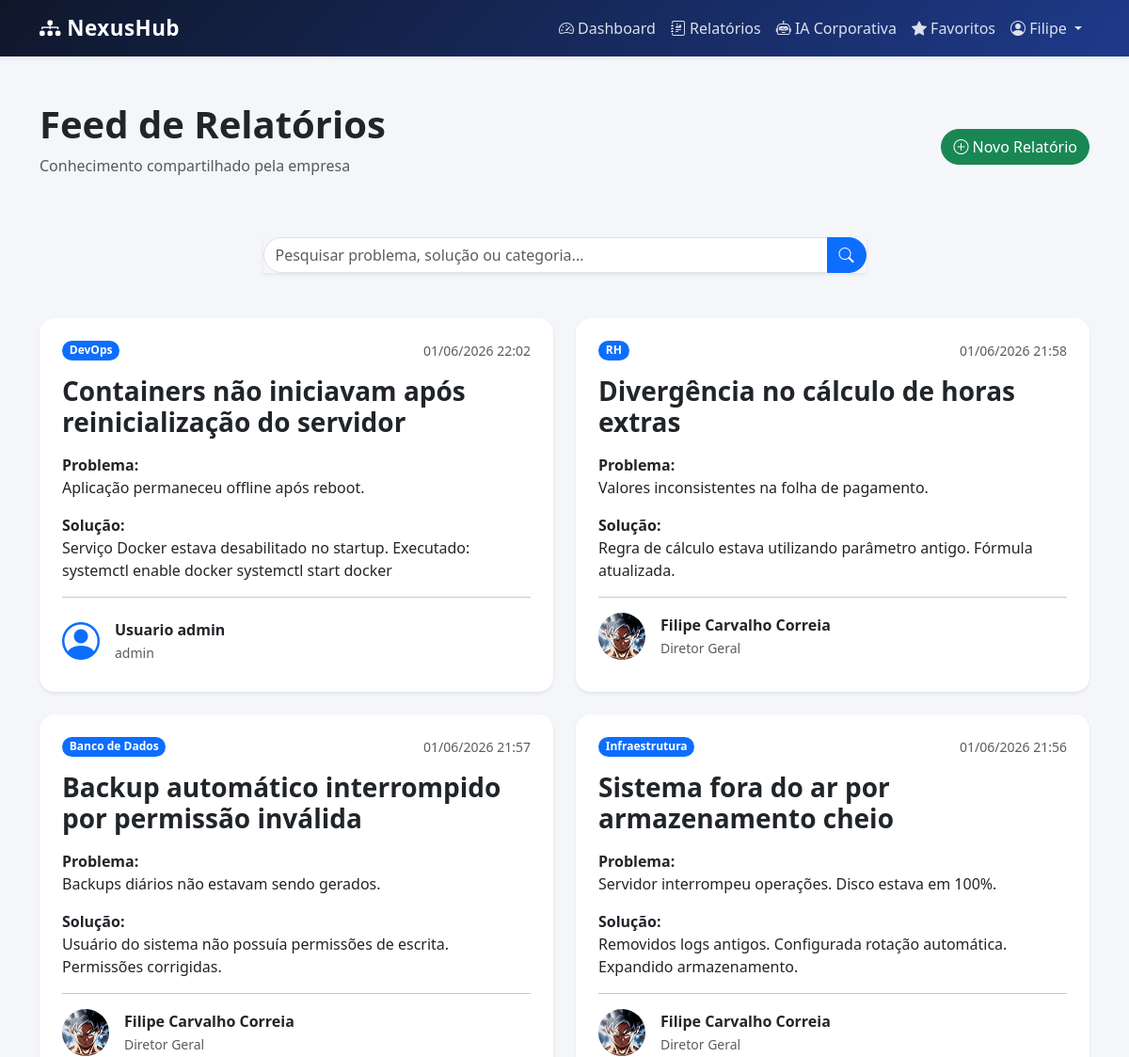
/relatorios/ (signed in, upper part), run on an earlier commit of the app's database.
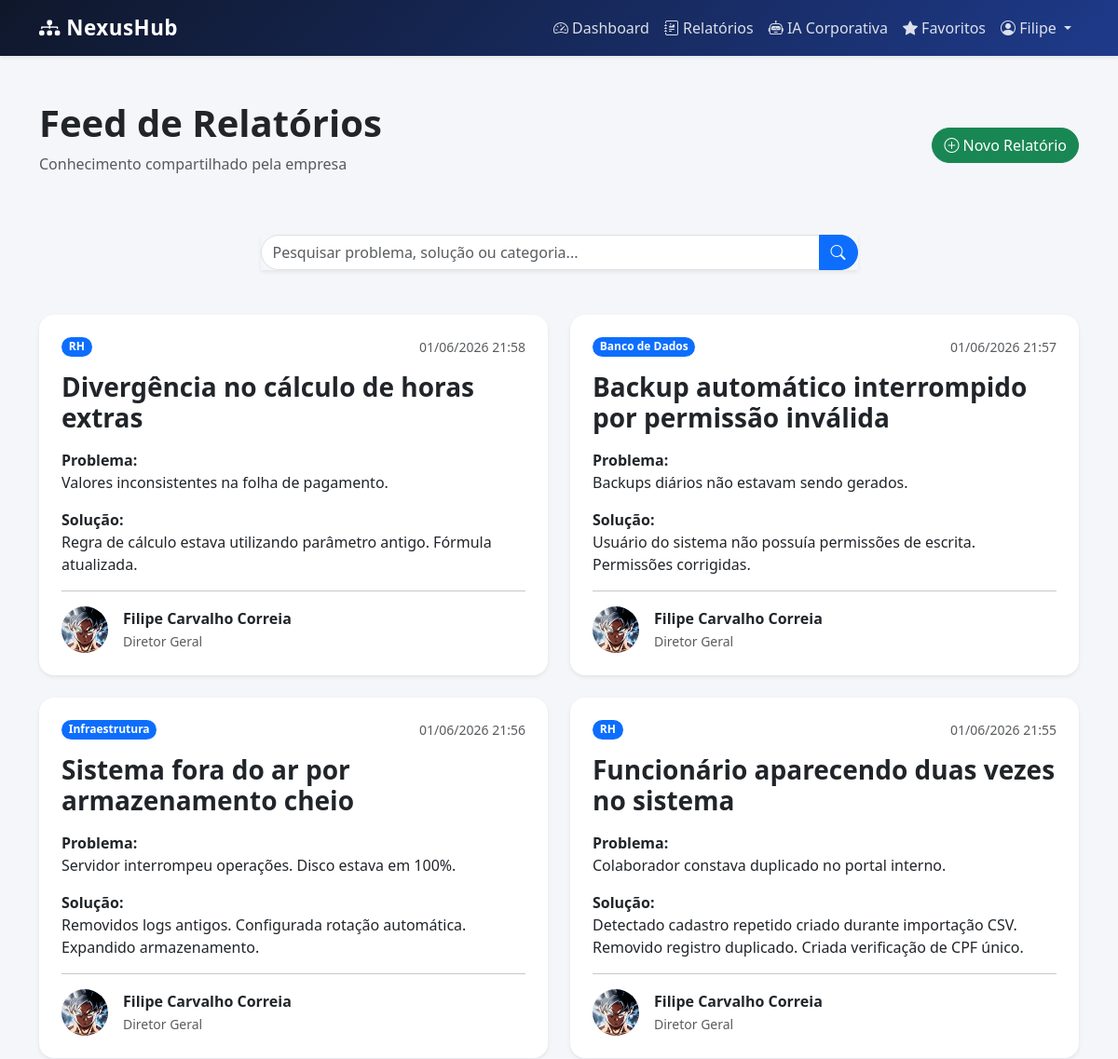
And on a later commit of the database.
### relatorios/models.py (models this page shows, shortened)
class Relatorio(models.Model):
    STATUS = [
        ('Aberto', 'Aberto'),
        ('Em andamento', 'Em andamento'),
        ('Resolvido', 'Resolvido')
    ]
    PRIORIDADE = [
        ('Baixa', 'Baixa'),
        ('Média', 'Média'),
        ('Alta', 'Alta'),
        ('Crítica', 'Crítica')
    ]
    autor = models.ForeignKey(
        Funcionario,
        on_delete=models.SET_NULL,
        null=True,
        blank=True
    )
    titulo = models.CharField(
        max_length=200
    )
    categoria = models.CharField(
        max_length=100
    )
    problema = models.TextField()
    solucao = models.TextField()
    resultado_final = models.TextField(
        blank=True,
        null=True
    )
    observacoes = models.TextField(
        blank=True,
        null=True
    )
    palavras_chave = models.CharField(
        max_length=300,
        blank=True,
        null=True
    )
    prioridade = models.CharField(
        max_length=20,
        blank=True,
        null=True
    )
    status = models.CharField(
        max_length=20,
        blank=True,
        null=True
    )
    tags = models.ManyToManyField(
        'Tag',
        blank=True
    )
    imagem = models.ImageField(
        upload_to='relatorios/',
        blank=True,
        null=True
    )
    criado_em = models.DateTimeField(
        auto_now_add=True
    )

### funcionarios/models.py (models this page shows, shortened)
class Funcionario(models.Model):
    usuario = models.OneToOneField(
        User,
        on_delete=models.CASCADE
    )
    ativo = models.BooleanField(
        default=True
    )
    cargo = models.CharField(
        max_length=100
    )
    funcao = models.TextField()
    telefone = models.CharField(
        max_length=20,
        blank=True
    )
    data_nascimento = models.DateField(
        null=True,
        blank=True
    )
    foto = models.ImageField(
        upload_to='funcionarios/',
        blank=True,
        null=True
    )
    setor = models.ForeignKey(
        Setor,
        on_delete=models.CASCADE
    )
    superior = models.ForeignKey(
        'self',
        on_delete=models.SET_NULL,
        null=True,
        blank=True
    )

### relatorios/views.py (the view)
@login_required
def feed_relatorios(request):
    busca = request.GET.get(
        'busca',
        ''
    )
    relatorios = Relatorio.objects.select_related(
        'autor',
        'autor__usuario'
    ).prefetch_related(
        'tags'
    )
    if busca:
        palavras = busca.split()
        sinonimos = {
            'nota': ['nf', 'nfe', 'nota fiscal'],
            'erro': ['falha', 'problema'],
            'login': ['acesso', 'senha'],
            'certificado': ['a1', 'a3', 'token']
        }
        consulta = Q()
        relevancia = Value(
            0,
            output_field=IntegerField()
        )
        for palavra in palavras:
            termos = [palavra]
            if palavra.lower() in sinonimos:
                termos.extend(
                    sinonimos[
                        palavra.lower()
                    ]
                )
            for termo in termos:
                consulta |= Q(
                    titulo__icontains=termo
                )
                consulta |= Q(
                    categoria__icontains=termo
                )
                consulta |= Q(
                    problema__icontains=termo
                )
                consulta |= Q(
                    solucao__icontains=termo
                )
                consulta |= Q(
                    palavras_chave__icontains=termo
                )
                consulta |= Q(
                    tags__nome__icontains=termo
                )
                consulta |= Q(
                    autor__usuario__first_name__icontains=termo
                )
                relevancia += Case(
                    When(
                        titulo__icontains=termo,
                        then=Value(5)
                    ),
                    When(
                        tags__nome__icontains=termo,
                        then=Value(4)
                    ),
                    When(
                        palavras_chave__icontains=termo,
                        then=Value(4)
                    ),
                    When(
                        categoria__icontains=termo,
                        then=Value(3)
                    ),
                    When(
                        problema__icontains=termo,
                        then=Value(2)
                    ),
                    When(
                        solucao__icontains=termo,
                        then=Value(1)
                    ),
                    default=Value(0),
                    output_field=IntegerField()
                )
        relatorios = (
            relatorios
            .filter(
                consulta
            )
            .annotate(
                score=relevancia
            )
            .distinct()
            .order_by(
                '-score',
                '-criado_em'
            )
        )
    else:
        relatorios = relatorios.order_by(
            '-criado_em'
        )
    return render(
        request,
        'relatorios/feed_relatorios.html',
        {
            'relatorios': relatorios,
            'busca': busca
        }
    )

### templates/relatorios/feed_relatorios.html (shortened to what this page needs)
{% extends 'base.html' %}
{% block content %}
<div class="container py-5">
    <div class="d-flex justify-content-between align-items-center mb-5">
        <div>
            <h1 class="fw-bold">
                Feed de Relatórios
            </h1>
            <p class="text-muted">
                Conhecimento compartilhado pela empresa
            </p>
        </div>
        <a href="{% url 'criar_relatorio' %}"
           class="btn btn-success rounded-pill">
            <i class="bi bi-plus-circle"></i>
            Novo Relatório
        </a>
    </div>
    <div class="row justify-content-center mb-5">
        <div class="col-md-7">
            <form method="GET">
                <div class="input-group shadow-sm">
                    <input type="text"
                           name="busca"
                           class="form-control rounded-start-pill"
                           placeholder="Pesquisar problema, solução ou categoria..."
                           value="{{ busca }}">
                    <button class="btn btn-primary rounded-end-pill"
                            type="submit">
                        <i class="bi bi-search"></i>
                    </button>
                </div>
            </form>
        </div>
    </div>
    <div class="row g-4">
        {% for relatorio in relatorios %}
        <div class="col-md-6">
            <a href="{% url 'detalhe_relatorio' relatorio.id %}"
               class="text-decoration-none text-dark">
                <div class="card border-0 shadow-sm rounded-4 h-100">
                    <div class="card-body p-4">
                        <div class="d-flex justify-content-between mb-3">
                            <span class="badge bg-primary rounded-pill">
                                {{ relatorio.categoria }}
                            </span>
                            <small class="text-muted">
                                {{ relatorio.criado_em|date:"d/m/Y H:i" }}
                            </small>
                        </div>
                        <h3 class="fw-bold mb-3">
                            {{ relatorio.titulo }}
                        </h3>
                        <p>
                            <strong>Problema:</strong><br>
                            {{ relatorio.problema|truncatechars:200 }}
                        </p>
                        <p>
                            <strong>Solução:</strong><br>
                            {{ relatorio.solucao|truncatechars:200 }}
                        </p>
                        <hr>
                        <div class="d-flex align-items-center">
                            {% if relatorio.autor.foto %}
                            <img src="{{ relatorio.autor.foto.url }}"
                                 class="rounded-circle me-3"
                                 width="50"
                                 height="50"
                                 style="object-fit:cover;">
                            {% else %}
                            <i class="bi bi-person-circle fs-1 me-3 text-primary"></i>
                            {% endif %}
                            <div>
                                <strong>
                                    {% if relatorio.autor %}
                                        {{ relatorio.autor.usuario.get_full_name }}
                                    {% else %}
                                        Funcionário Desligado
                                    {% endif %}
                                </strong>
                                <br>
                                <small class="text-muted">
                                    {{ relatorio.autor.cargo }}
                                </small>
                            </div>
                        </div>
                    </div>
                </div>
            </a>
        </div>
        {% empty %}
        <div class="col-12">
            <div class="alert alert-warning rounded-4 shadow-sm">
                Nenhum relatório encontrado.
            </div>
        </div>
        {% endfor %}
    </div>
</div>
{% endblock %}

What changed in the data, as far as the page shows it:
removed Relatorio: categoria "DevOps", criado_em "01/06/2026 22:02", titulo "Containers não iniciavam após reinicialização do servidor", problema "Aplicação permaneceu offline após reboot.", solucao "Serviço Docker estava desabilitado no startup. Executado: systemctl enable docker systemctl start docker", autor.usuario.get_full_name "Usuario admin", autor.cargo "admin"
now on this page (row unchanged): Relatorio: categoria "RH", criado_em "01/06/2026 21:55", titulo "Funcionário aparecendo duas vezes no sistema", problema "Colaborador constava duplicado no portal interno.", solucao "Detectado cadastro repetido criado durante importação CSV. Removido registro duplicado. Criada verificação de CPF único.", autor.foto (picture), autor.usuario.get_full_name "Filipe Carvalho Correia", autor.cargo "Diretor Geral"
